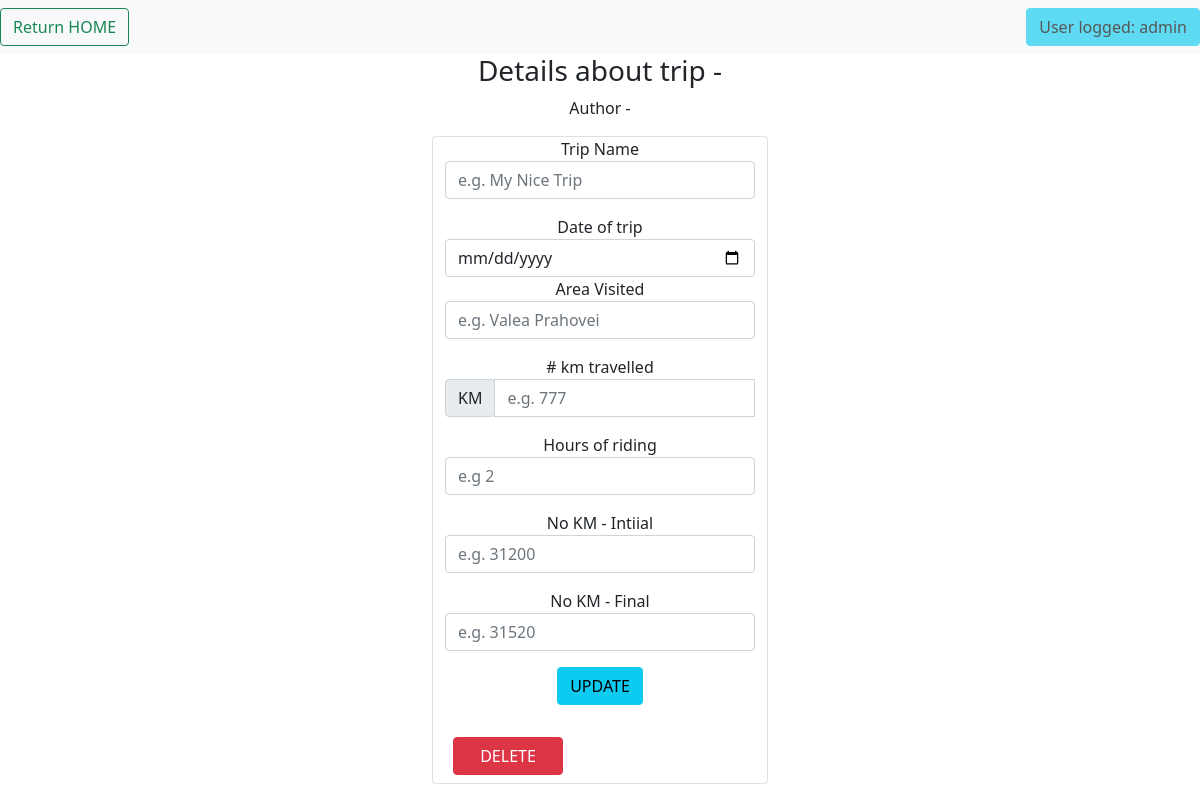
The app's page /GUEST_EXAMPLE_TRIP (signed in), older data.
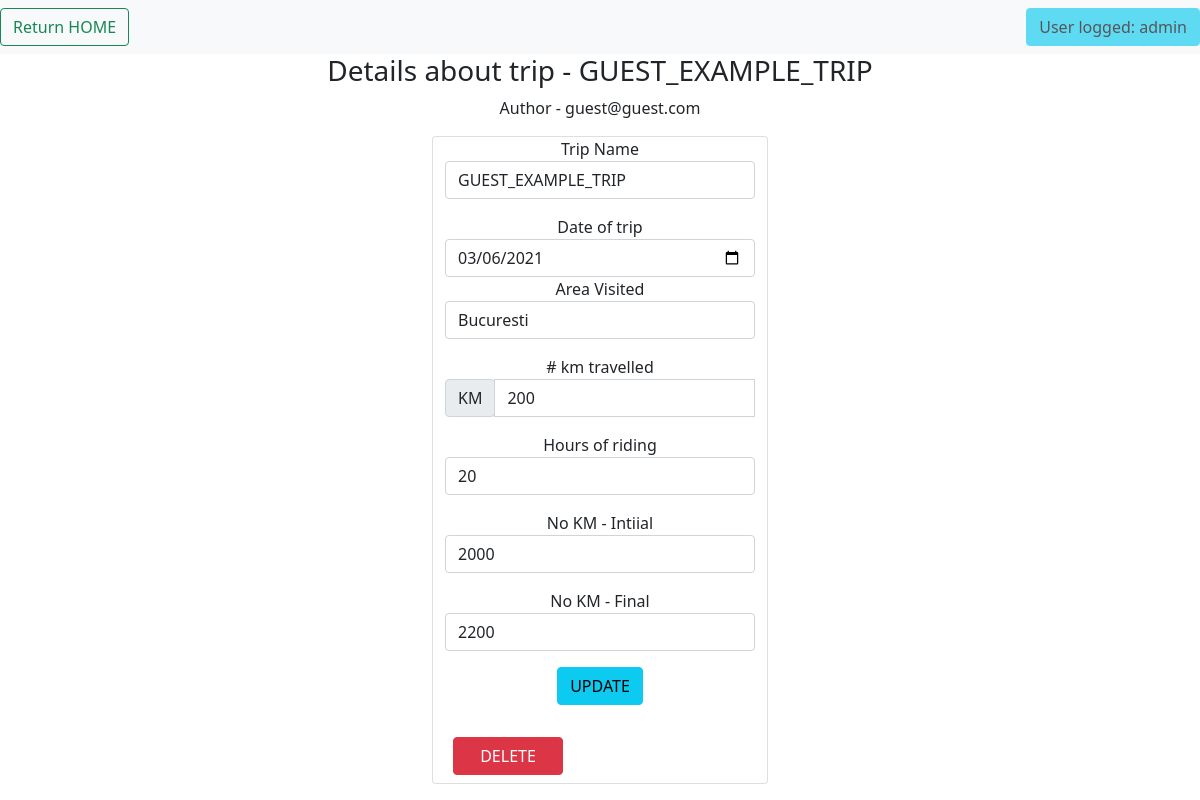
The same page, newer data.
### application/models.py (models this page shows, shortened)
class TripRecords(db.Model):
    __tablename__ = 'TripRecords'
    id = db.Column(db.Integer, primary_key=True)
    trip_name = db.Column(db.String(100))
    trip_date = db.Column(db.Date)
    area_name = db.Column(db.String(50))
    km_travelled = db.Column(db.Integer)
    h_travelled = db.Column(db.Integer)
    km_initial = db.Column(db.Integer)
    km_final = db.Column(db.Integer)
    added_by = db.Column(db.String(100))

### application/routes.py (the view)
@app.route('/<trip_name>')
@login_required
def detailed_trip(trip_name):
    if session['logged_user'] != app.config['ADMIN_USER']:
        found_trip = TripRecords.query.filter_by(trip_name=trip_name, added_by=session['logged_user']).first()
    else:
        found_trip = TripRecords.query.filter_by(trip_name=trip_name).first()
    return render_template('detailed_trip.html', detailed_trip=found_trip,
                           crr_user=session['logged_user'].split('@')[0])

### application/routes.py (called while the page is built)
@loginMan.user_loader
def load_user(email):
    return Riders.query.filter_by(email=email).first()

### application/templates/detailed_trip.html (shortened to what this page needs)
{% extends 'trips_common.html' %}
{%block trip_details%}
<div class="text=center">
    <h3>Details about trip - {{detailed_trip.trip_name}}</h3>
    <p>Author - {{detailed_trip.added_by}}</p>
</div>
<div class="text-center container pb-1" style="width: 30%">
    <div class="card text-center container ml-2" style="width: 100%;">
        <form action="{{url_for('update_existing_trip', rider_email=detailed_trip.added_by,
                                    trip_name=detailed_trip.trip_name)}}" method="POST" class="needs-validation"
              novalidate>
            <div class="form-row">
                <div class="col-md mb-3">
                    <label for="validationCustom01">Trip Name</label>
                    <input type="text" class="form-control" id="validationCustom01" name="new_trip_name"
                           placeholder="e.g. My Nice Trip" value="{{detailed_trip.trip_name}}"
                           required>
                </div>
                <div>
                    <label for="validationCustom01">Date of trip</label>
                    <input type="date" class="form-control" id="validationCustom011" name="new_trip_date"
                           placeholder="e.g. 23/04/1992" value="{{detailed_trip.trip_date}}"
                           required>
                </div>
                <div class="col-md mb-3">
                    <label for="validationCustom02">Area Visited</label>
                    <input type="text" class="form-control" id="validationCustom02" name="new_area_name"
                           placeholder="e.g. Valea Prahovei" value="{{detailed_trip.area_name}}"
                           required>
                </div>
                <div class="col-md mb-3">
                    <label for="validationCustomUsername"># km travelled</label>
                    <div class="input-group">
                        <div class="input-group-prepend">
                            <span class="input-group-text" id="inputGroupPrepend">KM</span>
                        </div>
                        <input type="number" class="form-control" id="validationCustomUsername" name="new_km_travelled"
                               placeholder="e.g. 777" value="{{detailed_trip.km_travelled}}"
                               aria-describedby="inputGroupPrepend" required>
                    </div>
                </div>
            </div>
            <div class="form-row">
                <div class="col-md mb-3">
                    <label for="validationCustom03">Hours of riding</label>
                    <input type="number" class="form-control" id="validationCustom03" name="new_hours_riding"
                           placeholder="e.g 2" value="{{detailed_trip.h_travelled}}" required>
                </div>
                <div class="col-md mb-3">
                    <label for="validationCustom04">No KM - Intiial</label>
                    <input type="number" class="form-control" id="validationCustom04" name="new_km_initial"
                           placeholder="e.g. 31200" value="{{detailed_trip.km_initial}}" required>
                </div>
                <div class="col-md mb-3">
                    <label for="validationCustom05">No KM - Final</label>
                    <input type="number" class="form-control" id="validationCustom05" name="new_km_final"
                           placeholder="e.g. 31520" value="{{detailed_trip.km_final}}" required>
                </div>
            </div>
            <button class="btn btn-info mb-4" name="update_trip" type="submit" value="tripUpdate">UPDATE</button>
        </form>
        <a href="{{url_for('delete_trip', rider_email = detailed_trip.added_by, trip_name=detailed_trip.trip_name)}}"
           class="btn btn-danger m-2" style="width: 110px">DELETE</a>
    </div>
</div>
{%endblock%}

Row changes from the older to the newer data that the page shows:
added TripRecords: trip_name "GUEST_EXAMPLE_TRIP", added_by "guest@guest.com", new_trip_name "GUEST_EXAMPLE_TRIP", new_trip_date "03/06/2021", new_area_name "Bucuresti", new_km_travelled "200", new_hours_riding "20", new_km_initial "2000", new_km_final "2200"
